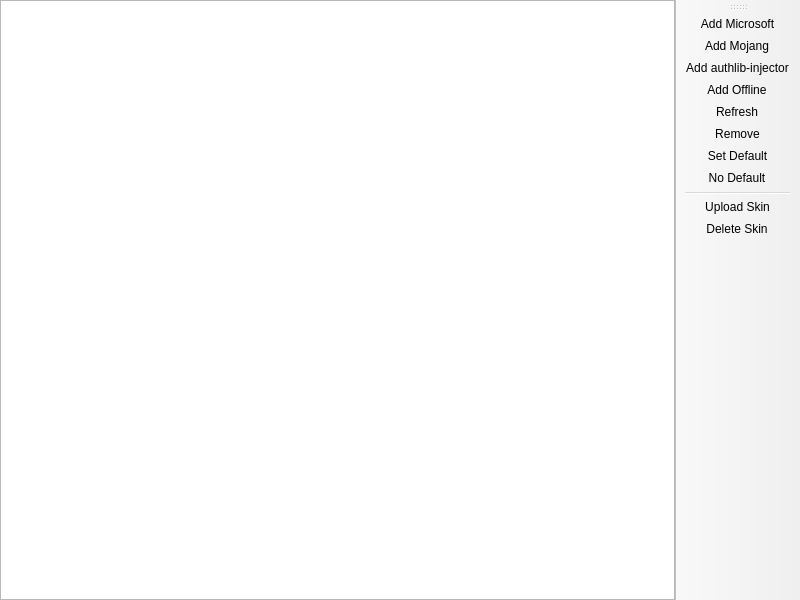
<?xml version="1.0" encoding="UTF-8"?>
<ui version="4.0">
 <class>AccountListPage</class>
 <widget class="QMainWindow" name="AccountListPage">
  <property name="geometry">
   <rect>
    <x>0</x>
    <y>0</y>
    <width>800</width>
    <height>600</height>
   </rect>
  </property>
  <widget class="QWidget" name="centralwidget">
   <layout class="QHBoxLayout" name="horizontalLayout">
    <property name="leftMargin">
     <number>0</number>
    </property>
    <property name="topMargin">
     <number>0</number>
    </property>
    <property name="rightMargin">
     <number>0</number>
    </property>
    <property name="bottomMargin">
     <number>0</number>
    </property>
    <item>
     <widget class="VersionListView" name="listView">
      <property name="alternatingRowColors">
       <bool>true</bool>
      </property>
      <property name="rootIsDecorated">
       <bool>false</bool>
      </property>
      <property name="itemsExpandable">
       <bool>false</bool>
      </property>
      <property name="allColumnsShowFocus">
       <bool>true</bool>
      </property>
      <attribute name="headerStretchLastSection">
       <bool>false</bool>
      </attribute>
     </widget>
    </item>
   </layout>
  </widget>
  <widget class="WideBar" name="toolBar">
   <attribute name="toolBarArea">
    <enum>RightToolBarArea</enum>
   </attribute>
   <attribute name="toolBarBreak">
    <bool>false</bool>
   </attribute>
   <addaction name="actionAddMicrosoft"/>
   <addaction name="actionAddMojang"/>
   <addaction name="actionAddAuthlibInjector"/>
   <addaction name="actionAddOffline"/>
   <addaction name="actionRefresh"/>
   <addaction name="actionRemove"/>
   <addaction name="actionSetDefault"/>
   <addaction name="actionNoDefault"/>
   <addaction name="separator"/>
   <addaction name="actionUploadSkin"/>
   <addaction name="actionDeleteSkin"/>
  </widget>
  <action name="actionAddMojang">
   <property name="text">
    <string>Add &amp;Mojang</string>
   </property>
  </action>
  <action name="actionAddAuthlibInjector">
   <property name="text">
    <string>Add &amp;authlib-injector</string>
   </property>
  </action>
  <action name="actionRemove">
   <property name="text">
    <string>Remo&amp;ve</string>
   </property>
  </action>
  <action name="actionSetDefault">
   <property name="text">
    <string>&amp;Set Default</string>
   </property>
  </action>
  <action name="actionNoDefault">
   <property name="checkable">
    <bool>true</bool>
   </property>
   <property name="text">
    <string>&amp;No Default</string>
   </property>
  </action>
  <action name="actionUploadSkin">
   <property name="text">
    <string>&amp;Upload Skin</string>
   </property>
  </action>
  <action name="actionDeleteSkin">
   <property name="text">
    <string>&amp;Delete Skin</string>
   </property>
   <property name="toolTip">
    <string>Delete the currently active skin and go back to the default one</string>
   </property>
  </action>
  <action name="actionAddMicrosoft">
   <property name="text">
    <string>&amp;Add Microsoft</string>
   </property>
  </action>
  <action name="actionAddOffline">
   <property name="text">
    <string>Add &amp;Offline</string>
   </property>
  </action>
  <action name="actionRefresh">
   <property name="text">
    <string>&amp;Refresh</string>
   </property>
   <property name="toolTip">
    <string>Refresh the account tokens</string>
   </property>
  </action>
 </widget>
 <customwidgets>
  <customwidget>
   <class>VersionListView</class>
   <extends>QTreeView</extends>
   <header>ui/widgets/VersionListView.h</header>
  </customwidget>
  <customwidget>
   <class>WideBar</class>
   <extends>QToolBar</extends>
   <header>ui/widgets/WideBar.h</header>
  </customwidget>
 </customwidgets>
 <resources/>
 <connections/>
</ui>
